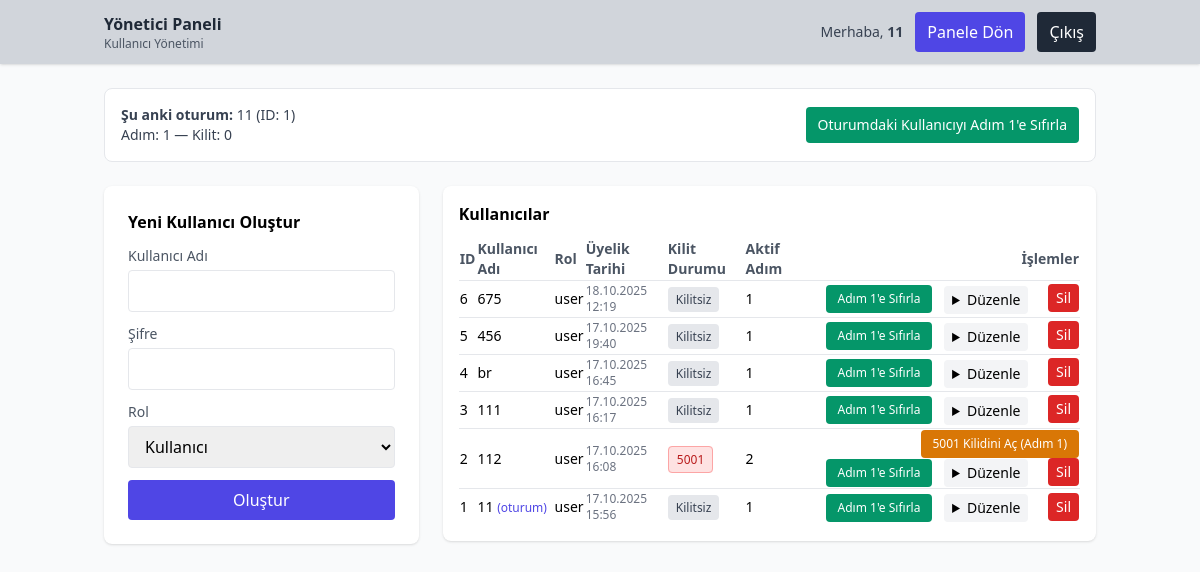
The page /manage_users.php (signed in) on the database its author committed.
### tables this page shows
CREATE TABLE users (
      id INTEGER PRIMARY KEY AUTOINCREMENT,
      username TEXT UNIQUE NOT NULL,
      password_hash TEXT NOT NULL,
      role TEXT NOT NULL DEFAULT 'user',
      created_at DATETIME DEFAULT CURRENT_TIMESTAMP
    , install_locked INTEGER DEFAULT 0, lock_reason TEXT, active_step INTEGER DEFAULT 1, created TEXT);

### manage_users.php (the view, shortened to what this page needs)
<?php
$dbDir=__DIR__.'/data'; $dbFile=$dbDir.'/users.db'; if(!is_dir($dbDir)) mkdir($dbDir,0755,true);
$pdo=new PDO('sqlite:'.$dbFile); $pdo->setAttribute(PDO::ATTR_ERRMODE,PDO::ERRMODE_EXCEPTION);
$pdo->exec("
  CREATE TABLE IF NOT EXISTS users (
    id INTEGER PRIMARY KEY AUTOINCREMENT,
    username TEXT UNIQUE NOT NULL,
    password_hash TEXT NOT NULL,
    role TEXT NOT NULL DEFAULT 'user',
    created_at DATETIME DEFAULT CURRENT_TIMESTAMP
  )
");
$pdo->exec("UPDATE users SET created = created_at WHERE created IS NULL");
$rows=$pdo->query("
  SELECT id,username,role,COALESCE(created,created_at) AS created_display,install_locked,lock_reason,active_step
  FROM users ORDER BY id DESC
")->fetchAll(PDO::FETCH_ASSOC);
$sessionUser=$_SESSION['user']??'';
$sessionRow=null;
if($sessionUser!==''){
  $st=$pdo->prepare("SELECT id,active_step,install_locked,lock_reason FROM users WHERE username=:u");
  $st->execute([':u'=>$sessionUser]);
  $sessionRow=$st->fetch(PDO::FETCH_ASSOC);
}
?>
<!doctype html>
<html lang="tr">
<head>
<script src="https://cdn.tailwindcss.com"></script>
</head>
<body class="bg-gray-50 min-h-screen">
<header class="bg-gray-300 shadow">
  <div class="container mx-auto px-4 py-3 flex items-center justify-between">
    <div class="flex items-center gap-3">
      <div><div class="font-semibold text-gray-800">Yönetici Paneli</div><div class="text-xs text-gray-600">Kullanıcı Yönetimi</div></div>
    </div>
    <div class="flex items-center gap-3">
      <div class="text-sm text-gray-700">Merhaba, <strong><?= htmlspecialchars($sessionUser) ?></strong></div>
      <a href="dashboard.php" class="px-3 py-2 bg-indigo-600 text-white rounded">Panele Dön</a>
      <a href="logout.php" class="px-3 py-2 bg-gray-800 text-white rounded">Çıkış</a>
    </div>
  </div>
</header>
<main class="container mx-auto px-4 py-6">
  <?php if($sessionRow): ?>
    <div class="mb-6 p-4 bg-white border rounded-lg flex items-center justify-between">
      <div class="text-sm text-gray-700">
        <div><strong>Şu anki oturum:</strong> <?= htmlspecialchars($sessionUser) ?> (ID: <?= (int)$sessionRow['id'] ?>)</div>
        <div>Adım: <?= (int)$sessionRow['active_step'] ?> — Kilit: <?= (int)$sessionRow['install_locked'] ?> <?= $sessionRow['lock_reason'] ? '('.htmlspecialchars($sessionRow['lock_reason']).')' : '' ?></div>
      </div>
      <form method="post">
        <button class="px-3 py-2 bg-emerald-600 hover:bg-emerald-700 text-white rounded text-sm">Oturumdaki Kullanıcıyı Adım 1'e Sıfırla</button>
      </form>
    </div>
  <?php endif; ?>
  <div class="grid md:grid-cols-3 gap-6">
    <div class="bg-white rounded-lg shadow p-6">
      <h2 class="font-semibold mb-3">Yeni Kullanıcı Oluştur</h2>
      <form method="post" class="space-y-3">
        <div><label class="block text-sm text-gray-600">Kullanıcı Adı</label><input name="username" required class="mt-1 block w-full border rounded px-3 py-2"></div>
        <div><label class="block text-sm text-gray-600">Şifre</label><input name="password" type="password" required class="mt-1 block w-full border rounded px-3 py-2"></div>
        <div><label class="block text-sm text-gray-600">Rol</label>
          <select name="role" class="mt-1 block w-full border rounded px-3 py-2">
            <option value="user">Kullanıcı</option><option value="admin">Yönetici</option>
          </select>
        </div>
        <button class="w-full py-2 bg-indigo-600 text-white rounded">Oluştur</button>
      </form>
    </div>
    <div class="md:col-span-2 space-y-4">
      <div class="bg-white rounded-lg shadow p-4 overflow-x-auto">
        <h2 class="font-semibold mb-3">Kullanıcılar</h2>
        <table class="w-full text-sm">
          <thead class="text-left text-gray-600">
            <tr>
              <th class="py-2">ID</th><th>Kullanıcı Adı</th><th>Rol</th><th>Üyelik Tarihi</th><th>Kilit Durumu</th><th>Aktif Adım</th><th class="text-right">İşlemler</th>
            </tr>
          </thead>
          <tbody>
            <?php if($rows): foreach($rows as $u): ?>
            <tr class="border-t">
              <td class="py-2"><?= htmlspecialchars($u['id']) ?></td>
              <td><?= htmlspecialchars($u['username']) ?><?= ($u['username']===$sessionUser)?' <span class="text-xs text-indigo-600">(oturum)</span>':'' ?></td>
              <td><?= htmlspecialchars($u['role']) ?></td>
              <td class="text-xs text-gray-500"><?= $u['created_display'] ? date('d.m.Y H:i', strtotime($u['created_display'])) : 'Bilinmiyor' ?></td>
              <td>
                <?php
                  $badge='<span class="px-2 py-1 rounded text-xs bg-gray-200 text-gray-700">Kilitsiz</span>';
                  if(!empty($u['install_locked'])){
                    if($u['lock_reason']==='5001')   $badge='<span class="px-2 py-1 rounded text-xs bg-red-100 text-red-700 border border-red-300">5001</span>';
                    elseif($u['lock_reason']==='double') $badge='<span class="px-2 py-1 rounded text-xs bg-red-100 text-red-700 border border-red-300">Çift Koruma</span>';
                    else $badge='<span class="px-2 py-1 rounded text-xs bg-red-100 text-red-700 border border-red-300">Kilitli</span>';
                  }
                  echo $badge;
                ?>
              </td>
              <td><?= (int)($u['active_step'] ?? 1) ?></td>
              <td class="text-right">
                <?php if(!empty($u['install_locked']) && $u['lock_reason']==='5001'): ?>
                  <form method="post" class="inline">
                    <button class="px-3 py-1.5 rounded bg-amber-600 hover:bg-amber-700 text-white text-xs">5001 Kilidini Aç (Adım 1)</button>
                  </form>
                <?php endif; ?>
                <form method="post" class="inline ml-2">
                  <button class="px-3 py-1.5 rounded bg-emerald-600 hover:bg-emerald-700 text-white text-xs">Adım 1'e Sıfırla</button>
                </form>
                <details class="inline-block mx-2 align-middle">
                  <summary class="cursor-pointer px-2 py-1 bg-gray-100 rounded">Düzenle</summary>
                </details>
                <form method="post" class="inline" onsubmit="return confirm('Kullanıcı silinecek. Emin misiniz?');">
                  <button class="ml-2 px-2 py-1 bg-red-600 text-white rounded text-sm">Sil</button>
                </form>
              </td>
            </tr>
            <?php endforeach; else: ?>
              <tr><td colspan="7" class="py-4 text-gray-500">Kayıtlı kullanıcı yok.</td></tr>
            <?php endif; ?>
          </tbody>
        </table>
      </div>
    </div>
  </div>
</main>
</body>
</html>

### rows shown on the page
users: id "1", active_step "1", install_locked "0", username "11", shows "(oturum)", role "user", created_display "17.10.2025 15:56"
users: id "6", username "675", role "user", created_display "18.10.2025 12:19", active_step "1"
users: id "5", username "456", role "user", created_display "17.10.2025 19:40", active_step "1"
users: id "4", username "br", role "user", created_display "17.10.2025 16:45", active_step "1"
users: id "3", username "111", role "user", created_display "17.10.2025 16:17", active_step "1"
users: id "2", username "112", role "user", created_display "17.10.2025 16:08", lock_reason "5001", active_step "2"

### other values the page prints
$sessionUser "11"
